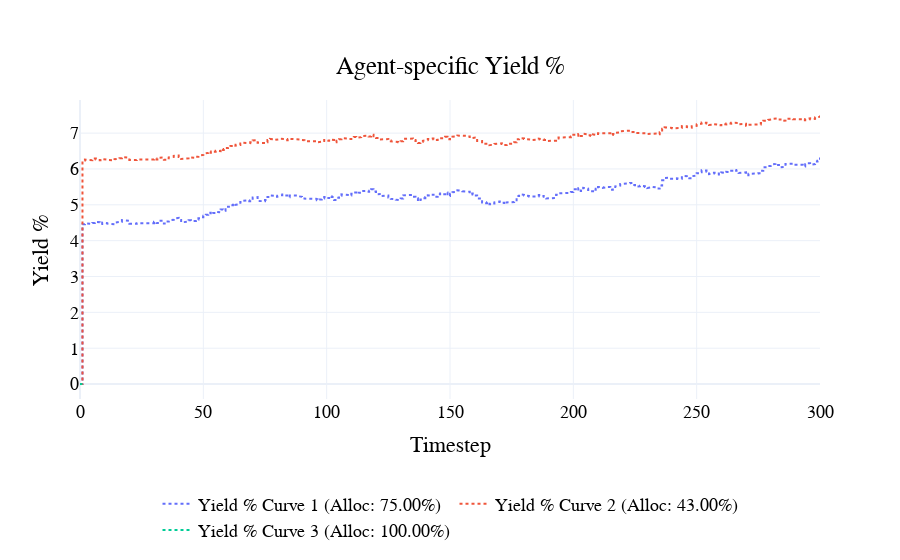

The notebook cell this image was saved under:
### Code cell
visualizations.plot_yield_pct(
    df, init_agent_eth_alloc
)

### Figure 1 — Plotly figure (JSON) as saved in the notebook; plotly's stock layout.template omitted (floating-point values rounded to 4 significant figures; data arrays with more than 128 entries replaced by an {"elided": "..."} marker saying what was removed)
{"data": [{"line": {"dash": "dot", "width": 2}, "name": "Yield % Curve 1 (Alloc: 75.00%)", "type": "scatter", "x": {"elided": "1501 int values"}, "y": {"elided": "1501 float values"}}, {"line": {"dash": "dot", "width": 2}, "name": "Yield % Curve 2 (Alloc: 43.00%)", "type": "scatter", "x": {"elided": "1501 int values"}, "y": {"elided": "1501 float values"}}, {"line": {"dash": "dot", "width": 2}, "name": "Yield % Curve 3 (Alloc: 100.00%)", "type": "scatter", "x": {"elided": "1501 int values"}, "y": {"elided": "1501 int values"}}], "layout": {"font": {"color": "black", "family": "Arial", "size": 18}, "hovermode": "x unified", "legend": {"orientation": "h", "x": 0.5, "xanchor": "center", "y": -0.5, "yanchor": "bottom"}, "paper_bgcolor": "rgba(255, 255, 255, 1)", "plot_bgcolor": "rgba(255, 255, 255, 1)", "title": {"text": "Agent-specific Yield %", "x": 0.5, "xanchor": "center", "y": 0.9, "yanchor": "top"}, "xaxis": {"title": {"text": "Timestep"}}, "yaxis": {"title": {"text": "Yield %"}}}}
